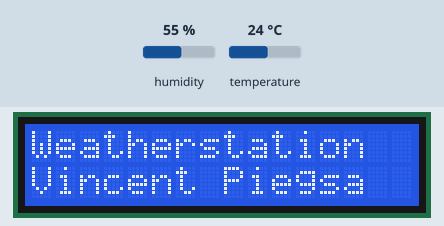
Recording of a sketch running on a simulated Arduino Uno, built with avr-gcc and run on an emulated ATmega328P. Shown: 16×2 character LCD. Inputs (shaded band) come from the test bench; at power-on: temperature 24 °C, humidity 55 %. The local clock reads 2024-03-15 10:24:30 at power-on unless the sketch sets it; storage starts empty.

Above: at 1.2 s.
1.3 s: temperature set to 12 °C
At 7.0 s:
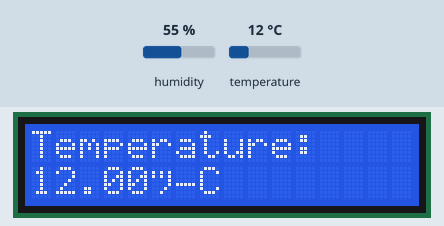
7.3 s: humidity set to 22 %
At 9.8 s:
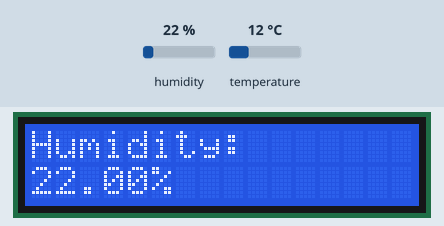
13.0 s: humidity set to 40 %
At 18.5 s:
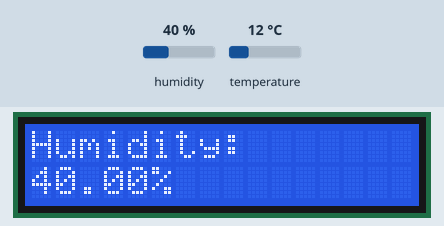
18.8 s: temperature set to 19 °C
At 24.5 s:
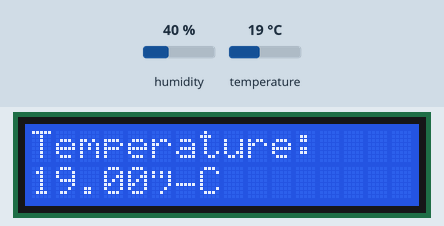
Timing chart, 0 to 25.5 s (numbered marks = the images above; inputs shaded):
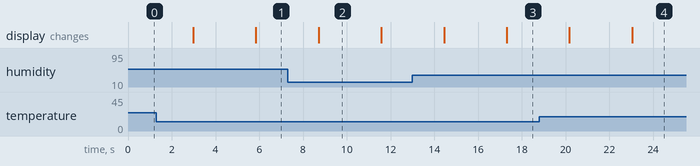

The sketch:

Weatherstation.ino
```cpp
/*
 * Title: Weatherstation Rev 1.1
 * Author: Vincent Piegsa
 * Date: 28.08.2018
 * Description:
 *  -implemented auto-synchronization to the DS3231
 *  -implemented multiple-page layout to LCD
 *  -implemented data-formatting
 *  -implemented timing for LCD and SD-Card
 */

//importing all necessary libraries
#include <Wire.h>
#include "RTClib.h"
#include <DHT.h>
#include <LiquidCrystal.h>
#include <SD.h>
#include <SPI.h>

//defininf pin and type of DHT11
#define DHTPIN 13
#define DHTTYPE DHT11

//initializing the DHT11
DHT dht(DHTPIN, DHTTYPE);

//initializing the DS3231
RTC_DS3231 rtc;

//initializing the LCD
LiquidCrystal lcd(12, 11, 5, 4, 3, 2);

//CS-Pin of the SD-Card Module
const int chipSelect = 6;

//variables for timing
int lcd_timer = 0;
int sd_timer = 0;
int lcd_page = 0;

//auto-initialization of the DS3231, if the Arduino has been off
bool syncOnFirstStart = false;

//function that inserts the measured data into an array
void formatArray(String* arr) {
  DateTime now = rtc.now();

  String time_ = String(now.hour(), DEC) + ":" + String(now.minute(), DEC) + ":" + String(now.second(), DEC);
  String date_ = String(now.day(), DEC) + "." + String(now.month(), DEC) + "." + String(now.year(), DEC);

  String tmp = String(dht.readTemperature());
  String hdt = String(dht.readHumidity());

  arr[0] = date_;
  arr[1] = time_;
  arr[2] = tmp;
  arr[3] = hdt;
}

//function that displays the date and time on the LCD
void displayDatetime(String* data) {
  lcd.clear();

  lcd.setCursor(0, 0);
  lcd.print(data[0]);

  lcd.setCursor(0, 1);
  lcd.print(data[1]);;
}

//function that displays the temperature on the LCD
void displayTemperature(String* data) {
  lcd.clear();

  lcd.setCursor(0, 0);
  lcd.print("Temperature: ");

  lcd.setCursor(0, 1);
  lcd.print(String(data[2]) + "°C");
}

//function that displays the humidity on the LCD
void displayHumidity(String* data) {
  lcd.clear();

  lcd.setCursor(0, 0);
  lcd.print("Humidity: ");

  lcd.setCursor(0, 1);
  lcd.print(String(data[3]) + "%");
}

//function that formats into .csv format
String formatSD(String* data) {
  String dataString = "";

  for (int i = 0; i < 4; i++) {
    switch (i) {
      case 0:
        dataString += "\n" + data[i] + ";";
        break;
      case 1:
        dataString += data[i] + ";";
        break;
      case 2:
        dataString += data[i] + ";";
        break;
      case 3:
        dataString += data[i] + ";";
        break;
    }
  }

  return dataString;
}

//function that writes a string, containing the data, to the SD-Card
void writeSD(String dataString) {
  File dataFile = SD.open("datalog.txt", FILE_WRITE);

  if (dataFile) {
    dataFile.println(dataString);
    dataFile.close();
  }
  else {
    Serial.println("Error opening datalog.txt");
  }
}

//screen that shows when the Arduino is being restarted
void lcd_begin() {
  lcd.setCursor(0, 0);
  lcd.print("Weatherstation");

  lcd.setCursor(0, 1);
  lcd.print("Vincent Piegsa");
}

void setup() {
  //initialization of the serial connection
  Serial.begin(9600);

  //initialization of the DS3231
  if (! rtc.begin()) {
    Serial.println("initializing RTC failed");
  }

  //auto-initialization of the DS3231
  if (rtc.lostPower() || syncOnFirstStart) {
    Serial.println("Due to a powerloss, the RTC is being synchronized.");
    rtc.adjust(DateTime(F(__DATE__), F(__TIME__)));
  }

  //initialization of the SD-Card Module
  if (!SD.begin(chipSelect)) {
    digitalWrite(LED_BUILTIN, HIGH);
    Serial.println("Card initialization failed");
  }

  //initialization of the DHT11
  dht.begin();

  //initialization of the LCD
  lcd.begin(16, 2);

  //starting-screen
  lcd_begin();
}

void loop() {
  //auto-increment of the timer-variables
  lcd_timer += 1;
  sd_timer += 1;

  //creating array with 4 String elements
  String data[4] = {};

  //inserting the values (date, time, temperature, humidity)
  formatArray(data);

  //if the timer-variable is 20000 (~1 minute)
  if (sd_timer == 20000) {
    //formatting the data
    String dataString = formatSD(data);

    Serial.println("Writing to SD-Card...\n\t" + dataString);

    //writing the data to the SD-Card
    writeSD(dataString);

    //resetting the SD-Module-Timer
    sd_timer = 0;
  }

  //if the LCD-Timer is 1000 (~3 seconds)
  if (lcd_timer == 1000) {

    switch(lcd_page) {
      case 0:
        //displaying date and time
        displayDatetime(data);
        lcd_page += 1;
        break;
      case 1:
        //displaying the temperature
        displayTemperature(data);
        lcd_page += 1;
        break;
      case 2:
        //displaying the humidity
        displayHumidity(data);
        lcd_page = 0;
        break;
    }

    //resetting the LCD-Timer
    lcd_timer = 0;
  }

}
```

Measured:
- what the display in image 2 shows lasts 2.9 s, from 8.7 s to 11.6 s
